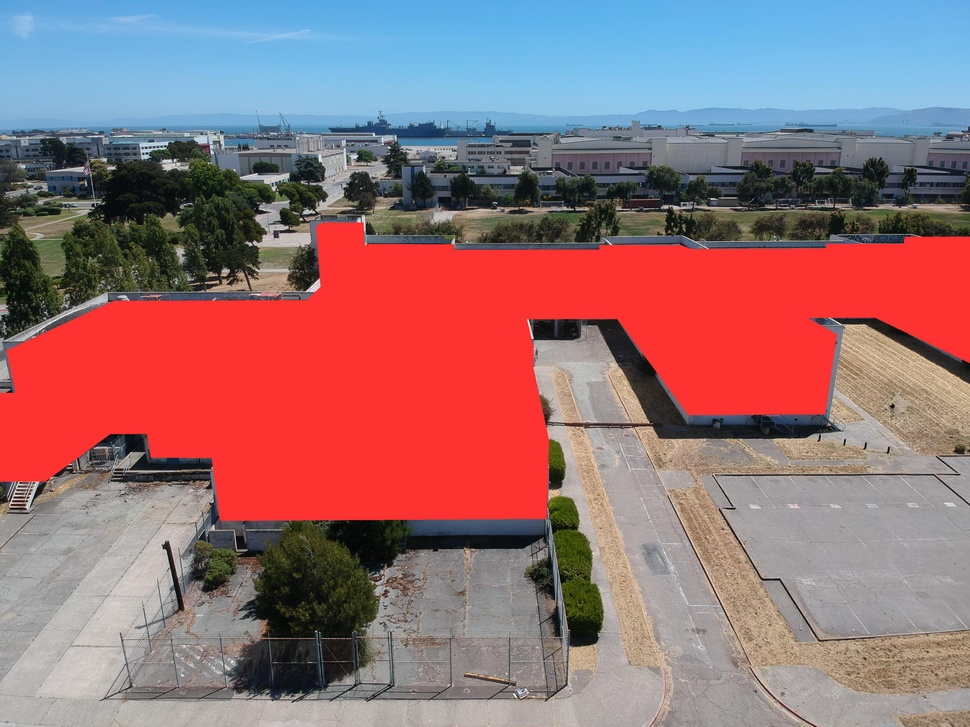
#> input picture image_processing/test_images/DJI_0140.JPG, 970 x 727 px, shrunk from 3968 x 2976 before the run, given in place of DJI_0081_Windows.png, which was not available
$ jupyter execute --allow-errors Window_Wall_Ratio_Example.ipynb   (shell and % lines are left out)   (text cells are left out)
#> lines starting #> are read from the running program, lines starting #| are printed output that depends on the picture; after the words box and inside, x2 and y2 are one past the last pixel; in counts of white or black regions, pixels touching at a corner belong together; pictures that were not available may be replaced by others from this repository, and a replacement may not be noted
### image_processing/contour_extraction.py
import cv2
import numpy as np
from shapely import geometry
import image_processing.utils
import matplotlib.pyplot as plt

"""Loads a list of contours from a file."""
# [23 lines left out: function load_contours, not called in this run]

"""Computes a list of contours and writes to a file."""
# [21 lines left out: function extract_contours_to_file, not called in this run]

"""Extracts a set of contours from an image file, as a list."""
def extract_contours(image_file):
    image = cv2.imread(image_file)
    im_bw = 255 - cv2.cvtColor(image, cv2.COLOR_RGB2GRAY)
    (thresh, binarized_im) = cv2.threshold(im_bw, 40.0, 255.0, 0)
    contours, hierarchy = cv2.findContours(binarized_im, cv2.RETR_TREE, cv2.CHAIN_APPROX_SIMPLE)
    contour_list = [[[pixel[0][0], pixel[0][1]] for pixel in contour] for contour in contours]
    return contour_list

### image_processing/utils.py
import numpy as np
from shapely import geometry
import sys
import os
sys.path.append(os.path.dirname(os.path.dirname(os.path.abspath(__file__))))
import image_processing.camera_processing as cp
from PIL import Image

"""Loads an image using Pillow. Will return an RGBA version of the image."""
# [4 lines left out: function load_image, not called in this run]

"""Saves an image to the specified output directory, with a specified filename. Will add a .png extension regardless of the given extension."""
# [4 lines left out: function save_image, not called in this run]

"""Checks if a given point is located within a given polygon."""
def point_within_polygon(point, polygon):
    return polygon.contains(point)

"""Calculates the average projective distance of a facade. Used to compare the distance of facades to the camera."""
# [11 lines left out: function compute_average_projective_distance, not called in this run]


"""Projects a set of points onto a camera image."""
# [12 lines left out: function project_points, not called in this run]

"""Projects a set of facades onto a camera image."""
# [9 lines left out: function get_projected_facades, not called in this run]

"""Creates a list of shapely polygons from a list of lists of points."""
def convert_polygons_shapely(polygons):
    shapely_polys = []
    for polygon in polygons:
        shp_polygon = geometry.Polygon([p for p in polygon])
        shapely_polys.append(shp_polygon)
    return shapely_polys

"""Creates a dictionary mapping filenames to Camera classes (see camera_processing.py)"""
# [7 lines left out: function create_camera_dict, not called in this run]

### Example_Notebooks/Window_Wall_Ratio_Example.ipynb
[cell 1]
from matplotlib.path import Path
import numpy as np
import matplotlib.pyplot as plt
import cv2
from PIL import Image
import argparse
import os, sys
sys.path.append(os.path.dirname(os.getcwd()))
import polygon_primitives.file_writer as fw

from image_processing import extract_window_wall_ratio, utils, contour_extraction
from scipy.spatial import Delaunay

[cell 2]
#Example file
filename = "DJI_0081.JPG"

directory = "../data/Drone_Flight/"
facade_file = "../data/Drone_Flight/merged.txt"

image_dir = directory + "RGB/"
param_dir = directory + "params/"
predictions_dir = directory + "predictions/"

#> (the rest of this cell did not finish here and is left out)

[cell 3]
window_file = predictions_dir + "DJI_0081_Windows.png"

print("Window predictions: ")
image = cv2.imread(window_file)
#> image is the input picture: shape (727, 970, 3); mean B, G, R 117.6, 112.9, 151.1
plt.imshow(image)
plt.show()

#Extract the contours of the window file
contours = contour_extraction.extract_contours(window_file)
#> in extract_contours, `im_bw = 255 - cv2.cvtColor(image, cv2.COLOR_RGB2GRAY)`:
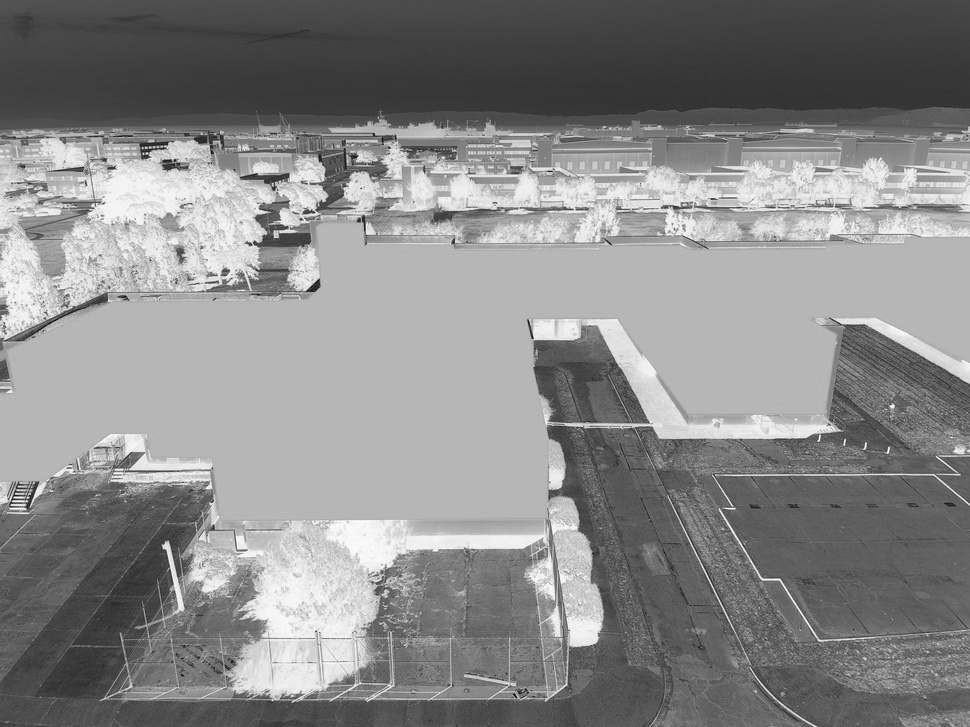
#> im_bw: shape (727, 970); min 2, max 255, mean 136.3
#> in extract_contours, `(thresh, binarized_im) = cv2.threshold(im_bw, 40.0, 255.0, 0)`:
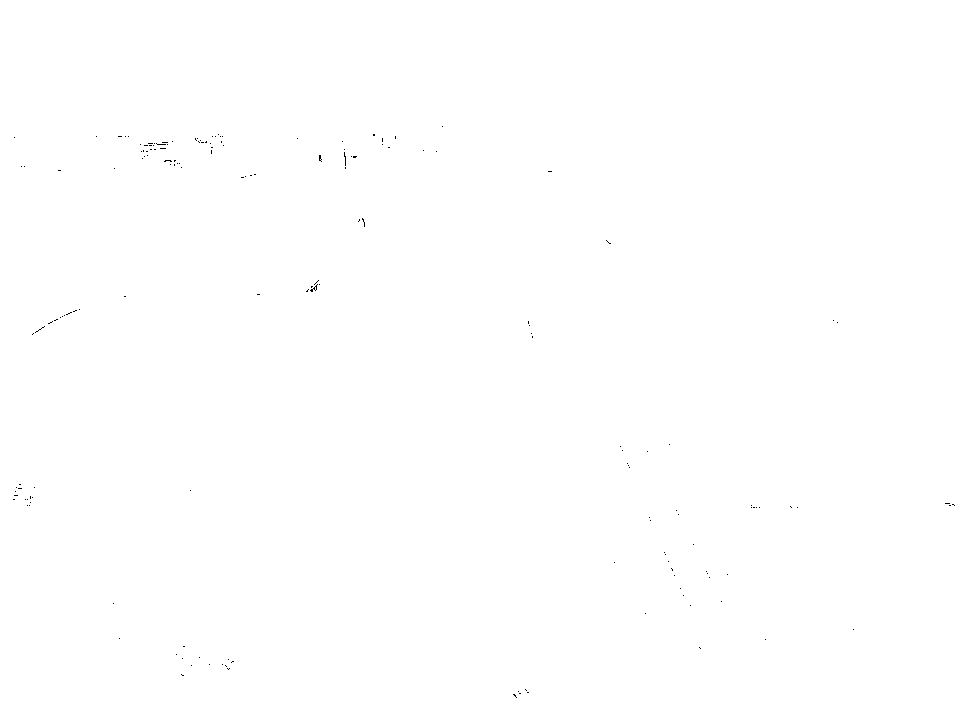
#> binarized_im: shape (727, 970); 99.9% white; black in thin lines or dots, all inside (x1, y1, x2, y2) = (13, 126, 955, 698)
#> in extract_contours, `contours, hierarchy = cv2.findContours(binarized_im, cv2.RETR_TREE, cv..`: contours = 216 contours, 214 with area under 20; largest, box (x1, y1, x2, y2) and area: (0, 0, 970, 727) 703494, (343, 151, 347, 167) 29
#> in extract_contours, `contour_list = [[[pixel[0][0], pixel[0][1]] for pixel in contour] for ..`: contour_list = 216 items
#> contours = 216 items

#Create polygons from the window contours
window_polygons = utils.convert_polygons_shapely(contours)
#> the loop in convert_polygons_shapely, `for polygon in polygons:` made 216 passes
#> polygon on passes 1, 2, 6: [[0, 0], [0, 726], [969, 726], [969, 0]], [[515, 697], [516, 696], [517, 697], [516, 698]], [[517, 691], [518, 690], [519, 691], [518, 692]]
#> window_polygons = 216 items


def plot_shapely_polys(image_file, polys):
    for poly in polys:
        s = poly
        s = poly.simplify(0.1, preserve_topology=True)
        x,y = s.exterior.xy
        plt.plot(x,y)
    plt.show()

print("Extracted contours: ")
plt.imshow(image)
plot_shapely_polys(window_file, window_polygons)
#> in plot_shapely_polys, `plt.show()`:
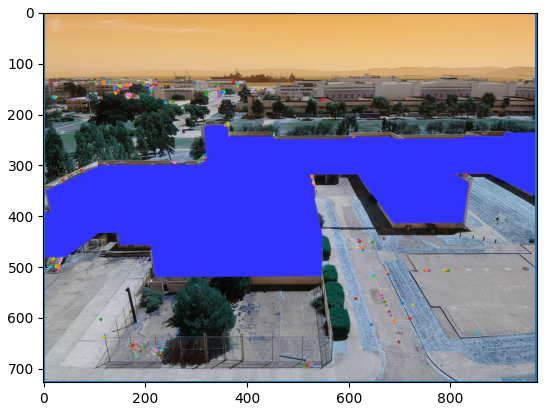
#> figure drawn by matplotlib, 1 panel; B, G, R data is drawn as R, G, B
